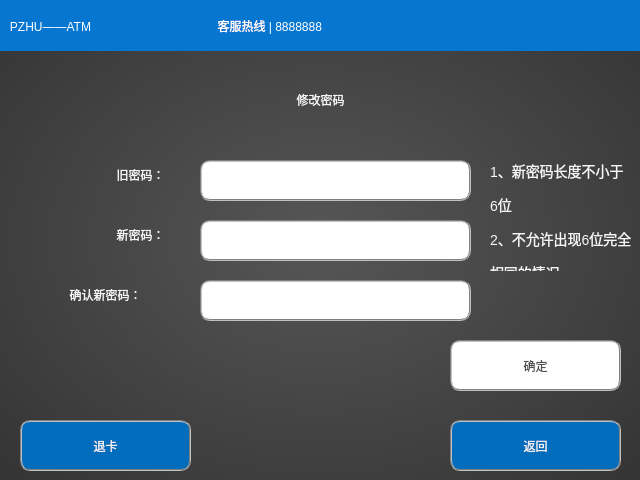
<?xml version="1.0" encoding="UTF-8"?>
<ui version="4.0">
 <class>ChangePWDDlg</class>
 <widget class="QDialog" name="ChangePWDDlg">
  <property name="geometry">
   <rect>
    <x>0</x>
    <y>0</y>
    <width>640</width>
    <height>480</height>
   </rect>
  </property>
  <property name="windowTitle">
   <string>Dialog</string>
  </property>
  <property name="styleSheet">
   <string notr="true">background-color: rgb(57, 54, 61);
background-color: qradialgradient(spread:pad, cx:0.5, cy:0.5, radius:1.9, fx:0.5, fy:0.5, stop:0.0113636 rgba(85, 85, 85, 255), stop:0.403409 rgba(49, 49, 49, 255));</string>
  </property>
  <widget class="QLabel" name="label_4">
   <property name="geometry">
    <rect>
     <x>70</x>
     <y>210</y>
     <width>141</width>
     <height>51</height>
    </rect>
   </property>
   <property name="styleSheet">
    <string notr="true">font: 75 20pt &quot;微软雅黑&quot;;
color: rgb(245, 245, 245);

background-color: transparent;</string>
   </property>
   <property name="text">
    <string>&lt;html&gt;&lt;head/&gt;&lt;body&gt;&lt;p&gt;新密码：&lt;/p&gt;&lt;/body&gt;&lt;/html&gt;</string>
   </property>
   <property name="alignment">
    <set>Qt::AlignCenter</set>
   </property>
  </widget>
  <widget class="QLineEdit" name="lineEdit_oldPWD">
   <property name="geometry">
    <rect>
     <x>200</x>
     <y>160</y>
     <width>271</width>
     <height>41</height>
    </rect>
   </property>
   <property name="layoutDirection">
    <enum>Qt::LeftToRight</enum>
   </property>
   <property name="styleSheet">
    <string notr="true">font: 75 20pt &quot;微软雅黑&quot;;
color: rgb(80, 80, 80);
background-color: rgb(255, 255, 255);

border:2px groove gray;
border-radius:10px;
padding:2px 4px;</string>
   </property>
   <property name="inputMethodHints">
    <set>Qt::ImhHiddenText|Qt::ImhNoAutoUppercase|Qt::ImhNoPredictiveText|Qt::ImhPreferNumbers|Qt::ImhSensitiveData</set>
   </property>
   <property name="maxLength">
    <number>16</number>
   </property>
   <property name="echoMode">
    <enum>QLineEdit::Password</enum>
   </property>
   <property name="alignment">
    <set>Qt::AlignCenter</set>
   </property>
   <property name="clearButtonEnabled">
    <bool>false</bool>
   </property>
  </widget>
  <widget class="QLabel" name="label_2">
   <property name="geometry">
    <rect>
     <x>0</x>
     <y>50</y>
     <width>641</width>
     <height>101</height>
    </rect>
   </property>
   <property name="styleSheet">
    <string notr="true">font: 75 30pt &quot;微软雅黑&quot;;
color: rgb(245, 245, 245);

background-color: transparent;</string>
   </property>
   <property name="text">
    <string>&lt;html&gt;&lt;head/&gt;&lt;body&gt;&lt;p&gt;修改密码&lt;/p&gt;&lt;/body&gt;&lt;/html&gt;</string>
   </property>
   <property name="alignment">
    <set>Qt::AlignCenter</set>
   </property>
  </widget>
  <widget class="QPushButton" name="pushButton_Exit">
   <property name="geometry">
    <rect>
     <x>20</x>
     <y>420</y>
     <width>171</width>
     <height>51</height>
    </rect>
   </property>
   <property name="styleSheet">
    <string notr="true">font: 75 20pt &quot;微软雅黑&quot;;
color: rgb(240, 240, 240);
background-color: rgb(2, 109, 189);

border:2px groove gray;
border-radius:10px;
padding:2px 4px;</string>
   </property>
   <property name="text">
    <string>退卡</string>
   </property>
  </widget>
  <widget class="QPushButton" name="pushButton_ok">
   <property name="geometry">
    <rect>
     <x>450</x>
     <y>340</y>
     <width>171</width>
     <height>51</height>
    </rect>
   </property>
   <property name="styleSheet">
    <string notr="true">font: 75 20pt &quot;微软雅黑&quot;;
color: rgb(80, 80, 80);
background-color: rgb(255, 255, 255);

border:2px groove gray;
border-radius:10px;
padding:2px 4px;</string>
   </property>
   <property name="text">
    <string>确定</string>
   </property>
  </widget>
  <widget class="QPushButton" name="pushButton_Exit_2">
   <property name="geometry">
    <rect>
     <x>450</x>
     <y>420</y>
     <width>171</width>
     <height>51</height>
    </rect>
   </property>
   <property name="styleSheet">
    <string notr="true">font: 75 20pt &quot;微软雅黑&quot;;
color: rgb(240, 240, 240);
background-color: rgb(2, 109, 189);

border:2px groove gray;
border-radius:10px;
padding:2px 4px;</string>
   </property>
   <property name="text">
    <string>返回</string>
   </property>
  </widget>
  <widget class="QLabel" name="label_3">
   <property name="geometry">
    <rect>
     <x>70</x>
     <y>150</y>
     <width>141</width>
     <height>51</height>
    </rect>
   </property>
   <property name="styleSheet">
    <string notr="true">font: 75 20pt &quot;微软雅黑&quot;;
color: rgb(245, 245, 245);

background-color: transparent;</string>
   </property>
   <property name="text">
    <string>&lt;html&gt;&lt;head/&gt;&lt;body&gt;&lt;p&gt;旧密码：&lt;/p&gt;&lt;/body&gt;&lt;/html&gt;</string>
   </property>
   <property name="alignment">
    <set>Qt::AlignCenter</set>
   </property>
  </widget>
  <widget class="QLabel" name="label">
   <property name="geometry">
    <rect>
     <x>0</x>
     <y>0</y>
     <width>641</width>
     <height>51</height>
    </rect>
   </property>
   <property name="sizePolicy">
    <sizepolicy hsizetype="Fixed" vsizetype="Fixed">
     <horstretch>0</horstretch>
     <verstretch>0</verstretch>
    </sizepolicy>
   </property>
   <property name="styleSheet">
    <string notr="true">color: rgb(255, 255, 255);
background-color: rgb(7, 118, 209);
font: 75 16pt &quot;微软雅黑&quot;;
</string>
   </property>
   <property name="text">
    <string>   PZHU——ATM                                      客服热线 | 8888888</string>
   </property>
  </widget>
  <widget class="QLabel" name="label_5">
   <property name="geometry">
    <rect>
     <x>30</x>
     <y>270</y>
     <width>151</width>
     <height>51</height>
    </rect>
   </property>
   <property name="styleSheet">
    <string notr="true">font: 75 20pt &quot;微软雅黑&quot;;
color: rgb(245, 245, 245);

background-color: transparent;</string>
   </property>
   <property name="text">
    <string>&lt;html&gt;&lt;head/&gt;&lt;body&gt;&lt;p&gt;确认新密码：&lt;/p&gt;&lt;/body&gt;&lt;/html&gt;</string>
   </property>
   <property name="alignment">
    <set>Qt::AlignCenter</set>
   </property>
  </widget>
  <widget class="QLabel" name="label_6">
   <property name="geometry">
    <rect>
     <x>490</x>
     <y>160</y>
     <width>141</width>
     <height>111</height>
    </rect>
   </property>
   <property name="styleSheet">
    <string notr="true">font: 75 16pt &quot;微软雅黑&quot;;
color: rgb(245, 245, 245);

background-color: transparent;</string>
   </property>
   <property name="text">
    <string>&lt;html&gt;&lt;head/&gt;&lt;body&gt;&lt;p&gt;&lt;span style=&quot; font-family:'宋体'; font-size:10.5pt;&quot;&gt;1、新密码长度不小于&lt;/span&gt;&lt;/p&gt;&lt;p&gt;&lt;span style=&quot; font-family:'Times New Roman,serif'; font-size:10.5pt;&quot;&gt;6&lt;/span&gt;&lt;span style=&quot; font-family:'宋体'; font-size:10.5pt;&quot;&gt;位&lt;/span&gt;&lt;/p&gt;&lt;p&gt;&lt;span style=&quot; font-family:'宋体'; font-size:10.5pt;&quot;&gt;2、不允许出现&lt;/span&gt;&lt;span style=&quot; font-family:'Times New Roman,serif'; font-size:10.5pt;&quot;&gt;6&lt;/span&gt;&lt;span style=&quot; font-family:'宋体'; font-size:10.5pt;&quot;&gt;位完全&lt;/span&gt;&lt;/p&gt;&lt;p&gt;&lt;span style=&quot; font-family:'宋体'; font-size:10.5pt;&quot;&gt;相同的情况&lt;/span&gt;&lt;/p&gt;&lt;/body&gt;&lt;/html&gt;</string>
   </property>
  </widget>
  <widget class="QLineEdit" name="lineEdit_newPWD">
   <property name="geometry">
    <rect>
     <x>200</x>
     <y>220</y>
     <width>271</width>
     <height>41</height>
    </rect>
   </property>
   <property name="layoutDirection">
    <enum>Qt::LeftToRight</enum>
   </property>
   <property name="styleSheet">
    <string notr="true">font: 75 20pt &quot;微软雅黑&quot;;
color: rgb(80, 80, 80);
background-color: rgb(255, 255, 255);

border:2px groove gray;
border-radius:10px;
padding:2px 4px;</string>
   </property>
   <property name="inputMethodHints">
    <set>Qt::ImhHiddenText|Qt::ImhNoAutoUppercase|Qt::ImhNoPredictiveText|Qt::ImhPreferNumbers|Qt::ImhSensitiveData</set>
   </property>
   <property name="maxLength">
    <number>16</number>
   </property>
   <property name="echoMode">
    <enum>QLineEdit::Password</enum>
   </property>
   <property name="alignment">
    <set>Qt::AlignCenter</set>
   </property>
   <property name="clearButtonEnabled">
    <bool>false</bool>
   </property>
  </widget>
  <widget class="QLineEdit" name="lineEdit_reNewPWD">
   <property name="geometry">
    <rect>
     <x>200</x>
     <y>280</y>
     <width>271</width>
     <height>41</height>
    </rect>
   </property>
   <property name="layoutDirection">
    <enum>Qt::LeftToRight</enum>
   </property>
   <property name="styleSheet">
    <string notr="true">font: 75 20pt &quot;微软雅黑&quot;;
color: rgb(80, 80, 80);
background-color: rgb(255, 255, 255);

border:2px groove gray;
border-radius:10px;
padding:2px 4px;</string>
   </property>
   <property name="inputMethodHints">
    <set>Qt::ImhHiddenText|Qt::ImhNoAutoUppercase|Qt::ImhNoPredictiveText|Qt::ImhPreferNumbers|Qt::ImhSensitiveData</set>
   </property>
   <property name="maxLength">
    <number>16</number>
   </property>
   <property name="echoMode">
    <enum>QLineEdit::Password</enum>
   </property>
   <property name="alignment">
    <set>Qt::AlignCenter</set>
   </property>
   <property name="clearButtonEnabled">
    <bool>false</bool>
   </property>
  </widget>
 </widget>
 <tabstops>
  <tabstop>lineEdit_oldPWD</tabstop>
  <tabstop>pushButton_ok</tabstop>
  <tabstop>pushButton_Exit_2</tabstop>
  <tabstop>pushButton_Exit</tabstop>
 </tabstops>
 <resources/>
 <connections/>
</ui>
